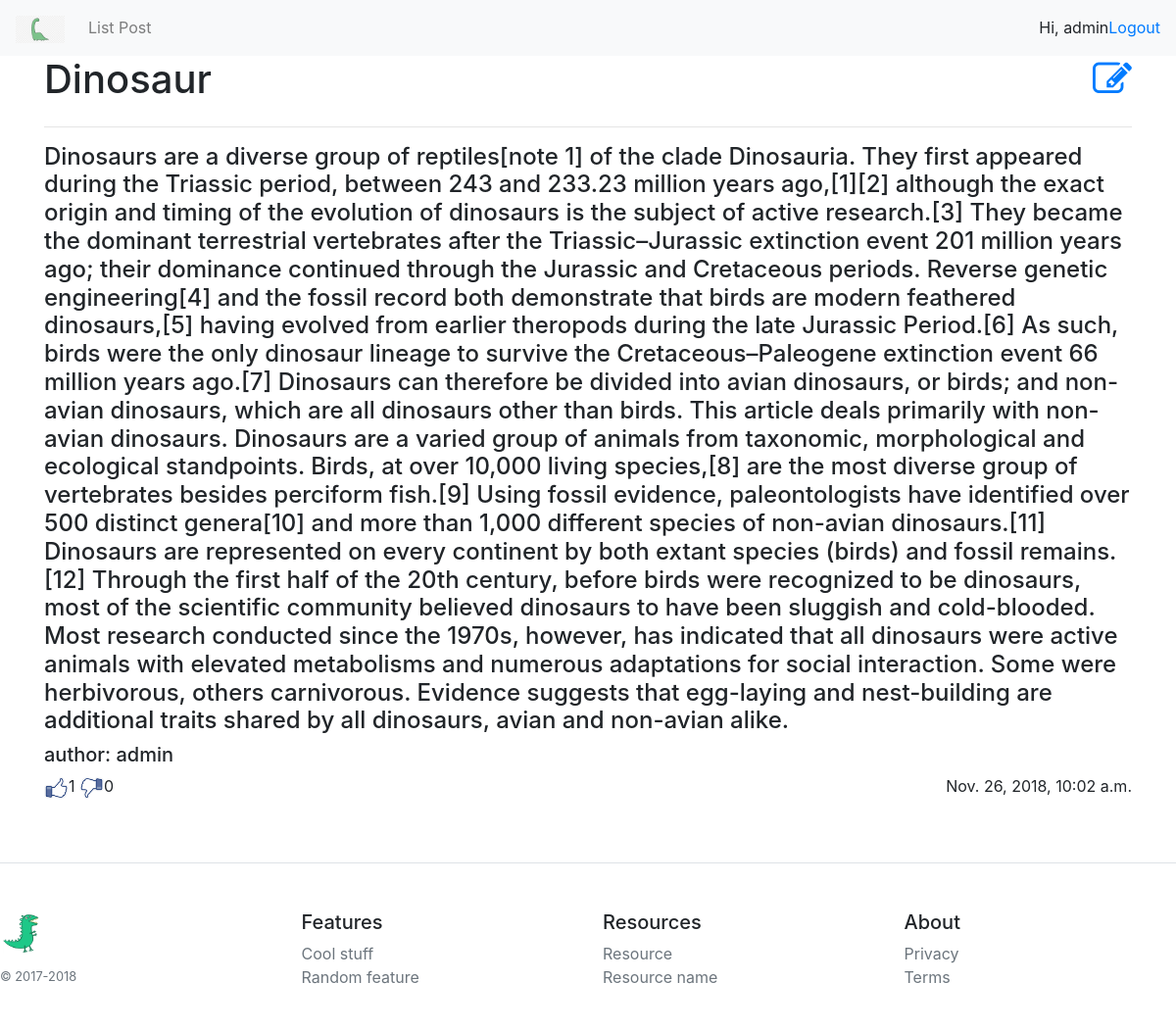
The page /posts/5/ (signed in) on the database its author committed.
### user_post/models.py (models this page shows, shortened)
class Post(models.Model):
    author = models.ForeignKey('auth.User', on_delete=models.CASCADE)
    title = models.CharField(max_length = 150, verbose_name = 'Title')
    descriptions = models.TextField(verbose_name = 'Informations')
    date = models.DateTimeField(auto_now = True, verbose_name = 'Date')
    likes = models.IntegerField(default = 0)
    dislike = models.IntegerField(default = 0)
    class Meta:
        verbose_name = 'Post'
        verbose_name_plural = 'Posts'

### user_post/views.py (the view)
# urls.py: url(r'^posts/(?P<pk>[0-9]+)/$', views.show_post, name = 'show_post'),
def show_post(request, pk):
	args = {}
	args.update(csrf(request))
	args['post'] = get_object_or_404(Post, pk=pk)
	return render(request, 'user_post/post.html', args)

### user_post/templates/user_post/post.html (shortened to what this page needs)
{% extends 'user_post/wrapper.html' %}
{% load staticfiles %}
{% block main %}
  <div class="comtainer">
    <h1 class="leftstr">{{ post.title }}</h1>
    {% if request.user.is_authenticated %}
    	<h1 class="rightstr"><a href="{% url 'user_post:post_edit' pk=post.pk %}"><i class="fa fa-edit"></i></a></h1>
    {% endif %}
    <hr>
    <h4>{{ post.descriptions }}</h4>
    <h5>author: {{ post.author }}</h5>
    <p class="leftstr">
    	<a href="/posts/add_likes/{{ post.id}}"><img src="{% static 'img/like2.png' %}" width="25px"></a>{{ post.likes }}
    	<a href="/posts/add_dislike/{{ post.id}}"><img src="{% static 'img/like1.png' %}" width="25px"></a>{{ post.dislike }}
    </p>
    <span class="rightstr">{{ post.date }}</span>
  </div>
{% endblock %}

### user_post/templates/user_post/wrapper.html (shortened to what this page needs)
{% load staticfiles %}
<!doctype html>
<html lang="en">
  <head>
    <link rel="stylesheet" href="https://stackpath.bootstrapcdn.com/bootstrap/4.1.3/css/bootstrap.min.css">
    <link rel="stylesheet" href="{% static 'css/style3.css' %}">
    <link rel="stylesheet" href="https://cdnjs.cloudflare.com/ajax/libs/font-awesome/4.7.0/css/font-awesome.min.css">
  </head>
  <body>
    <nav class="navbar navbar-expand-lg navbar-light bg-light">
    <a class="navbar-brand" href="/"><img src="{% static 'img/dinosaur2.png' %}" width="50px;"></a>
    <div class="collapse navbar-collapse" id="navbarColor03">
      <ul class="navbar-nav mr-auto">
        <li class="nav-item">
          <a class="nav-link" href="/">List Post</a>
        </li>
      </ul>
      <ul class="navbar-nav responsive-menu">
        {% if request.user.is_authenticated %}
          <li class="nav-item">Hi, {{ request.user.username }}</li>
          <li class="nav-item">
            <a href="/account/logout">Logout</a>
          </li>
        {% else %}
          <li class="nav-item">
            <a href="/account/login">Login</a>
          </li>
        {% endif %}
      </ul>
    </div>
  </nav>
    <div class="container">
      <div class="center">
        {% block main %}
        {% endblock %}
      </div>
    </div>
      <footer class="pt-4 my-md-5 pt-md-5 border-top">
        <div class="row">
          <div class="col-12 col-md">
            <img class="mb-2" src="{% static 'img/dinosaur1.png' %}" alt="" width="50" height="50">
            <small class="d-block mb-3 text-muted">&copy; 2017-2018</small>
          </div>
          <div class="col-6 col-md">
            <h5>Features</h5>
            <ul class="list-unstyled text-small">
              <li><a class="text-muted" href="#">Cool stuff</a></li>
              <li><a class="text-muted" href="#">Random feature</a></li>
            </ul>
          </div>
          <div class="col-6 col-md">
            <h5>Resources</h5>
            <ul class="list-unstyled text-small">
              <li><a class="text-muted" href="#">Resource</a></li>
              <li><a class="text-muted" href="#">Resource name</a></li>
            </ul>
          </div>
          <div class="col-6 col-md">
            <h5>About</h5>
            <ul class="list-unstyled text-small">
              <li><a class="text-muted" href="#">Privacy</a></li>
              <li><a class="text-muted" href="#">Terms</a></li>
            </ul>
          </div>
        </div>
      </footer>
  </body>
</html>

### user_post/static/css/style3.css (style rules this page uses)
.responsive-menu { float: right; }
body, html { width: 100%; display: grid; }
.leftstr, .rightstr { float:left; width: 50%; }
.rightstr { text-align: right; }

### rows shown on the page
Post: title "Dinosaur", descriptions "Dinosaurs are a diverse group of reptiles[note 1] of the clade Dinosauria. They first appeared during the Triassic period, between 243 and 233.23 million years ago,[1][2] although the exact origin and timing of the evolution of dinosaurs is the subject of active research.[3] They became the dominant terrestrial vertebrates after the Triassic–Jurassic extinction event 201 million years ago; their dominance continued through the Jurassic and Cretaceous periods. Reverse genetic engineering[4] and the fossil record both demonstrate that birds are modern feathered dinosaurs,[5] having evolved from earlier theropods during the late Jurassic Period.[6] As such, birds were the only dinosaur lineage…", author "admin", likes "1", dislike "0", date "Nov. 26, 2018, 10:02 a.m."

### other values the page prints
{{ request.user.username }} "admin"
